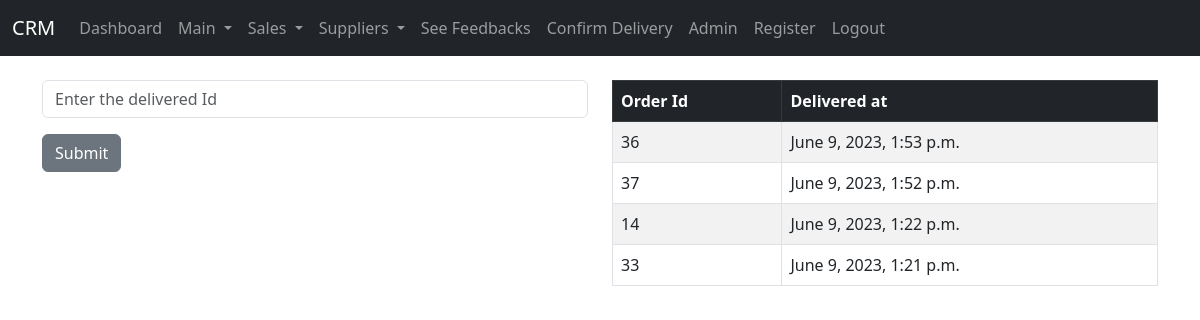
The app's page /features/delivery (signed in) with its own data.
### features/models.py (models this page shows, shortened)
class delivery(models.Model):
    created_at = models.DateTimeField(auto_now_add=True)
    order_id = models.IntegerField()

### features/views.py (the view, shortened to what this page needs)
# urls.py: path('delivery', views.confirmdelivery, name='confirmdelivery'),
def confirmdelivery(request):
	alldeliveries = delivery.objects.order_by('-created_at')
	order_ids = delivery.objects.values_list('order_id', flat=True).distinct()
	order_id_list = list(order_ids)
	return render(request, 'delivery.html', {'alldeliveries': alldeliveries})

### features/templates/delivery.html (shortened to what this page needs)
{% extends 'base.html' %}
{% block content %}
{% if user.is_authenticated %}
<div class="row">
    <div class="col-md my-2">
        <form method="POST">
            <div class="mb-3">
              <input type="number" name="newdelivery" class="form-control" placeholder="Enter the delivered Id" required>
            </div>
            <button type="submit" class="btn btn-secondary">Submit</button>
        </form>
    </div>
    <div class="col-md my-2">
        <div class="table-resp">
            <table class="table table-striped table-hover table-bordered">
                <thead class="table-dark">
                    <tr>
                        <th >Order Id</th>
                        <th >Delivered at</th>
                    </tr>
                </thead>
                <tbody>
                    {% if alldeliveries %}
                    {% for record in alldeliveries %}
                    <tr>
                        <td>{{ record.order_id }}</td>
                        <td>{{ record.created_at }}</td>
                    </tr>
                    {% endfor %}
                    {% endif %}
                </tbody>
            </table>
            </div>
    </div>
</div>
{% else %}
<h1>You need to login first</h1>
{% endif %}
{% endblock %}

### mainpart/templates/base.html (style rules this page uses)
.table-resp { padding: 0; margin: 0; width: 100%; height: fit-content; overflow-x: scroll; }

### records on screen
delivery: order_id "36", created_at "June 9, 2023, 1:53 p.m."
delivery: order_id "37", created_at "June 9, 2023, 1:52 p.m."
delivery: order_id "14", created_at "June 9, 2023, 1:22 p.m."
delivery: order_id "33", created_at "June 9, 2023, 1:21 p.m."
